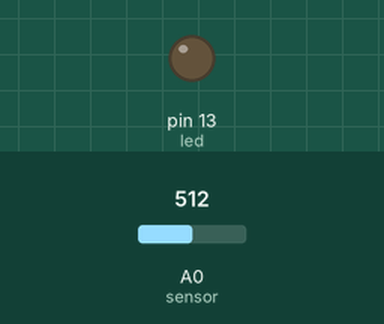
Recording of a sketch running on a simulated Arduino Uno, built with avr-gcc and run on an emulated ATmega328P. Shown: output pins drawn as LEDs (lit = HIGH). The test bench sets the inputs (shaded band); at power-on: A0 (sensor) = 512.

Above: at 1.2 s.
1.3 s: A0 (sensor) set to 140
2.8 s: A0 (sensor) set to 113
At 3.1 s:
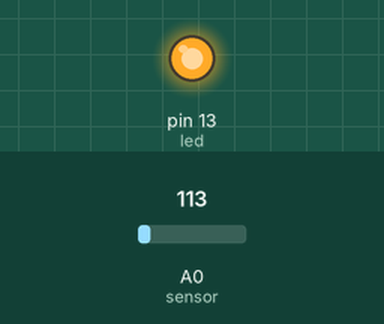
4.3 s: A0 (sensor) set to 138
At 5.4 s:
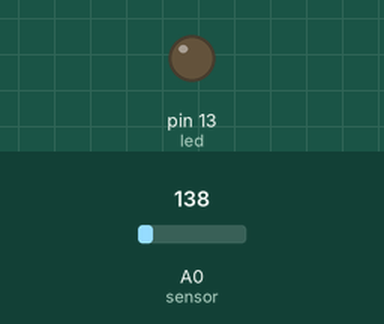
5.8 s: A0 (sensor) set to 122
At 6.6 s:
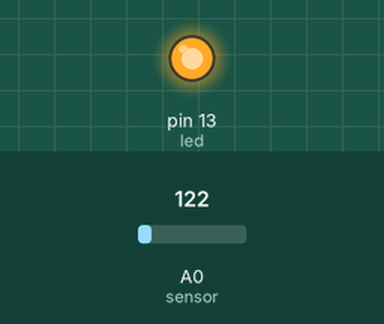
Timing chart, 0 to 8.3 s (numbered marks = the images above; inputs shaded):
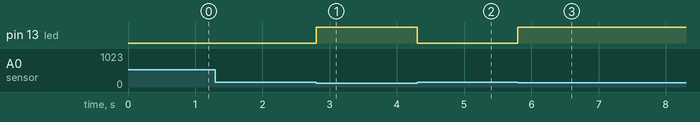

Measured:
- the behaviour switches between 128 and 127 on A0 (sensor) (found by bisection; images 0 and 1)
- after the input at 1.3 s, every drawn part: stays the same
- after the input at 2.8 s, pin 13 (led): LOW → HIGH at once
- after the input at 4.3 s, pin 13 (led): HIGH → LOW at once
- after the input at 5.8 s, pin 13 (led): LOW → HIGH at once

The sketch:

Automated_LED_wk2.ino
```cpp
int sensor = A0;
int led = 13;
int sensorvalue = 0;
void setup() {
 pinMode(led, OUTPUT);

}

void loop() {
  sensorvalue= analogRead(sensor);
  if (sensorvalue<128){
    digitalWrite(led,HIGH);
  } else {
    digitalWrite(led,LOW);
  }
}
```
